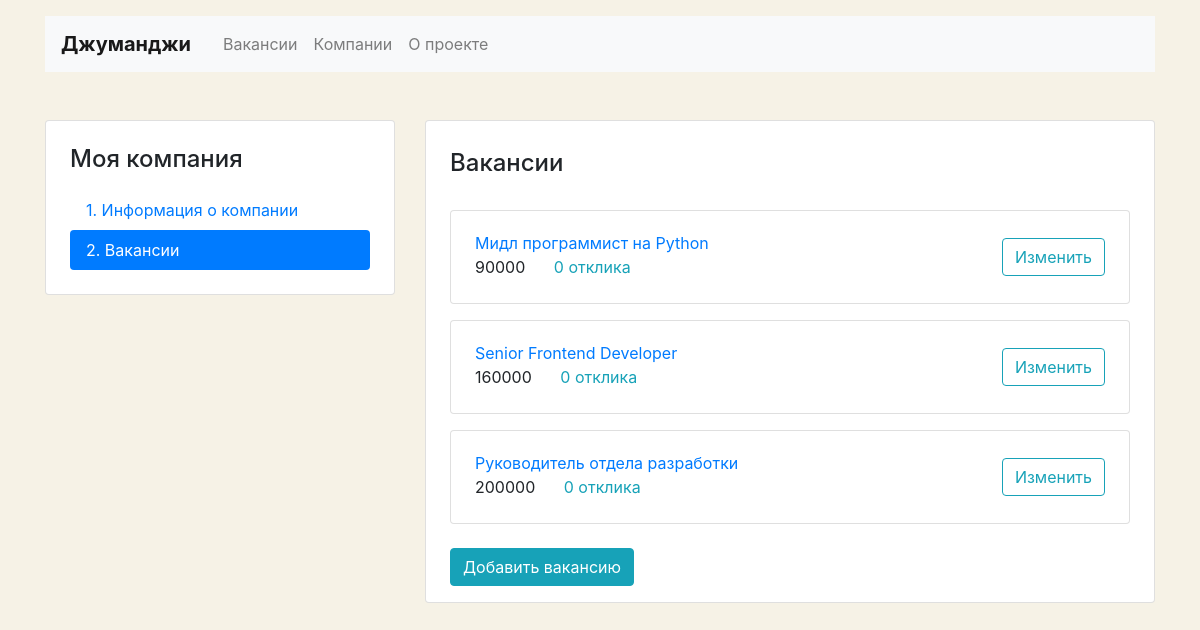
Page /mycompany/vacancies/ (signed in) on the committed database.
### vacancies/models.py (models this page shows, shortened)
class Vacancy(models.Model):
    title = models.CharField(max_length=75)
    specialty = models.ForeignKey(Specialty, on_delete=models.CASCADE, related_name='vacancies', null=True)
    company = models.ForeignKey(Company, on_delete=models.CASCADE, related_name='vacancies')
    skills = models.CharField(max_length=350)
    description = models.CharField(max_length=700)
    salary_min = models.PositiveIntegerField()
    salary_max = models.PositiveIntegerField()
    published_at = models.DateField()

### mycompany/views.py (the view)
# urls.py: path('vacancies/', MyCompanyVacanciesView.as_view(), name='mycompany vacancies'),
class MyCompanyVacanciesView(View):
    def get(self, request):
        user = request.user
        company = get_object_or_404(Company, owner=user)
        vacancies = Vacancy.objects.filter(company=company).prefetch_related('applications')
        return render(request, 'mycompany/vacancy-list.html', context={
            'vacancies': vacancies
        })

### mycompany/templates/mycompany/vacancy-list.html (shortened to what this page needs)
{% extends 'base.html' %}
{% block content %}
    <main class="container mt-3 pb-5">
        <div class="row mt-5">
            {% include 'mycompany/company-menu.html' with page='vacancy' %}
            <div class="col-12 col-lg-8">
                <div class="card">
                    <div class="card-body px-4 pb-4">
                        <section class="tab-pane fade show active">
                            <h2 class="h4 pt-2 pb-3">Вакансии</h2>
                            {% if vacancies.count > 0 %}
                                {% for vacancy in vacancies %}
                                    <div class="card mt-3">
                                        <div class="card-body px-4">
                                            <div class="row align-items-center">
                                                <div class="col-6 col-lg-8">
                                                    <a href="{% url 'vacancy' vacancy.id %}"
                                                       class="mb-1">{{ vacancy.title }}</a>
                                                    <p class="mb-1">
                                                        <span class="mr-4">{{ vacancy.salary_max }}</span>
                                                        <a href="#" class="text-info">{{ vacancy.applications.count }} отклика</a>
                                                    </p>
                                                </div>
                                                <div class="col-6 col-lg-4 text-right">
                                                    <a href="{% url 'edit vacancy' vacancy.id %}"
                                                       class="btn btn-outline-info">Изменить</a>
                                                </div>
                                            </div>
                                        </div>
                                    </div>
                                {% endfor %}
                            {% else %}
                                <p class="alert alert-info" role="alert">
                                    У вас пока нет вакансий, но вы можете создать первую!
                                </p>
                            {% endif %}
                        </section>
                    </div>
                    <div class="form-group px-4">
                        <form action="{% url 'create vacancy' %}" method="post">
                            <input type="submit" class="btn btn-info" value="Добавить вакансию">
                        </form>
                    </div>
                </div>
            </div>
        </div>
    </main>
{% endblock %}

### mycompany/templates/mycompany/vacancy-list.html (style rules this page uses)
body { background-color: #F6F2E6; }

### rows in the picture
Vacancy: title "Мидл программист на Python", salary_max "90000", applications.count "0"
Vacancy: title "Senior Frontend Developer", salary_max "160000", applications.count "0"
Vacancy: title "Руководитель отдела разработки", salary_max "200000", applications.count "0"
